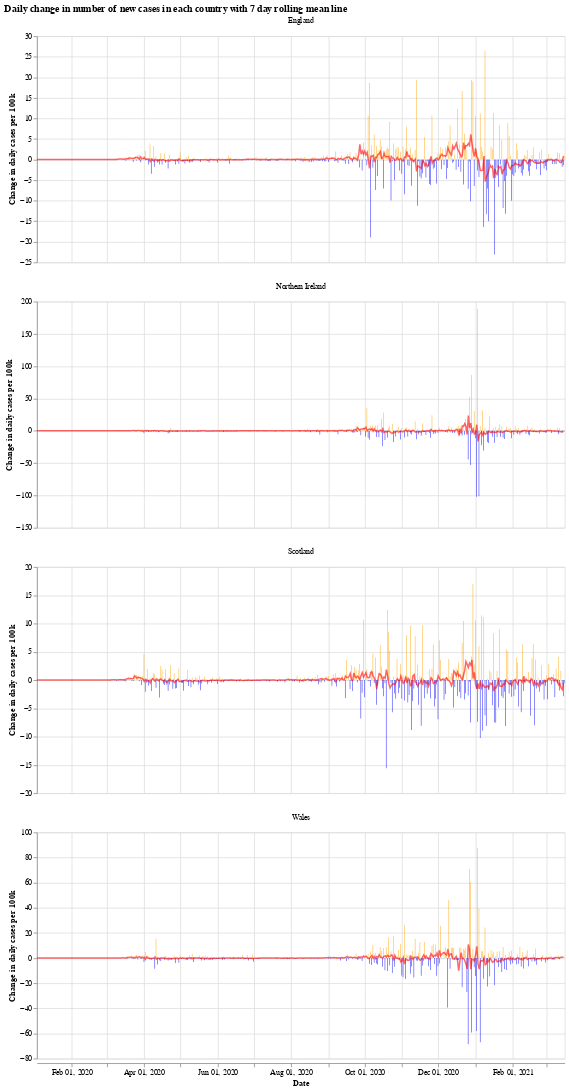

Notebook code for this chart:
### Markdown cell above
We will use the Python library `Altair` for visualising the data, see the [altair docs](https://altair-viz.github.io/) for more information.

First we have a graph which shows the daily change in the number of new cases for each country. This number jumps up and down all over the place, which is likely due to delay in reporting of new cases over the weekend. Another interesting thing is that it looks like the daily cases in Wales experienced a much shorter period of calm over the summer (calm in the sense of daily cases not jumping up and down).

The orange bars are days when the number of new cases (per 100k population) was more than the previous day, while the blue are days when the number of new cases dropped. The red line is the 7 day moving average. 

When the moving average line is below 0, it means that there is a consistent drop in new cases. We can see this clearly happening around the times that lockdowns were introduced (though, to varying degrees). I will update the graphs soon with a marker of when each lockdown started.

### Code cell
# collapse
import altair as alt

bars = alt.Chart(uk_cases).mark_bar().encode(
    x=alt.X("yearmonthdate(date):T", axis=alt.Axis(title='Date')),
    y=alt.Y("casesChangeRate:Q", axis=alt.Axis(title='Change in daily cases per 100k')),
    tooltip='casesChange',
    color=alt.condition(
        alt.datum.casesChangeRate > 0,
        alt.value("orange"),  # The positive color
        alt.value("blue")  # The negative color
    )
).properties(title='Daily change in number of new cases with 7 day rolling mean',width=700).interactive()

line = alt.Chart(uk_cases).mark_line(
    color='red',
    size=2,
    opacity=0.6
).transform_window(
    rolling_mean='mean(casesChangeRate)',
    frame=[0, 7],
    groupby=['areaName']
).encode(
    x='yearmonthdate(date):T',
    y='rolling_mean:Q'
)

alt.layer(bars, line, data=uk_cases).facet(alt.Column(
    'areaName', title=''), columns=1).resolve_scale(y='independent').properties(title='Daily change in number of new cases in each country with 7 day rolling mean line')

### Figure 1 — Vega-Lite specification as saved in the notebook (floating-point values rounded to 4 significant figures; data arrays with more than 128 entries replaced by an {"elided": "..."} marker saying what was removed)
{"config": {"view": {"continuousWidth": 400, "continuousHeight": 300}}, "data": {"name": "data-e7e1b385d04d620170bd5cc35ee6d67b"}, "facet": {"type": "nominal", "field": "areaName", "title": ""}, "spec": {"layer": [{"mark": "bar", "encoding": {"color": {"condition": {"value": "orange", "test": "(datum.casesChangeRate > 0)"}, "value": "blue"}, "tooltip": {"type": "quantitative", "field": "casesChange"}, "x": {"type": "temporal", "axis": {"title": "Date"}, "field": "date", "timeUnit": "yearmonthdate"}, "y": {"type": "quantitative", "axis": {"title": "Change in daily cases per 100k"}, "field": "casesChangeRate"}}, "selection": {"selector001": {"type": "interval", "bind": "scales", "encodings": ["x", "y"]}}, "title": "Daily change in number of new cases with 7 day rolling mean", "width": 700}, {"mark": {"type": "line", "color": "red", "opacity": 0.6, "size": 2}, "encoding": {"x": {"type": "temporal", "field": "date", "timeUnit": "yearmonthdate"}, "y": {"type": "quantitative", "field": "rolling_mean"}}, "transform": [{"window": [{"op": "mean", "field": "casesChangeRate", "as": "rolling_mean"}], "frame": [0, 7], "groupby": ["areaName"]}]}]}, "columns": 1, "resolve": {"scale": {"y": "independent"}}, "title": "Daily change in number of new cases in each country with 7 day rolling mean line", "$schema": "https://vega.github.io/schema/vega-lite/v4.8.1.json", "datasets": {"data-e7e1b385d04d620170bd5cc35ee6d67b": {"elided": "1752 records"}}}
